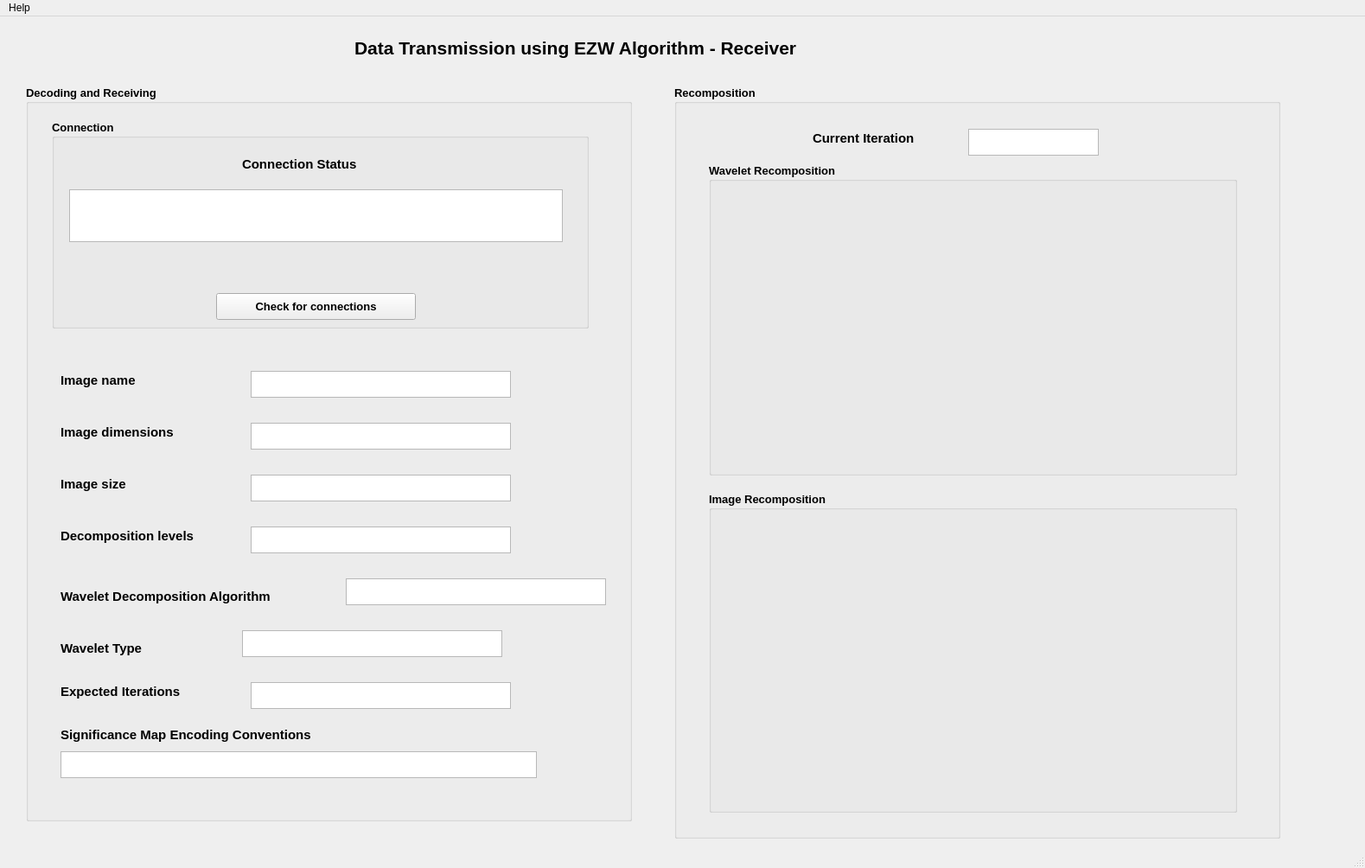
<?xml version="1.0" encoding="UTF-8"?>
<ui version="4.0">
 <class>MainWindow</class>
 <widget class="QMainWindow" name="MainWindow">
  <property name="windowModality">
   <enum>Qt::ApplicationModal</enum>
  </property>
  <property name="geometry">
   <rect>
    <x>0</x>
    <y>0</y>
    <width>1579</width>
    <height>1004</height>
   </rect>
  </property>
  <property name="windowTitle">
   <string>MainWindow</string>
  </property>
  <property name="layoutDirection">
   <enum>Qt::LeftToRight</enum>
  </property>
  <widget class="QWidget" name="centralwidget">
   <widget class="QLabel" name="title">
    <property name="geometry">
     <rect>
      <x>410</x>
      <y>20</y>
      <width>732</width>
      <height>33</height>
     </rect>
    </property>
    <property name="font">
     <font>
      <pointsize>16</pointsize>
      <weight>75</weight>
      <bold>true</bold>
     </font>
    </property>
    <property name="layoutDirection">
     <enum>Qt::LeftToRight</enum>
    </property>
    <property name="text">
     <string>Data Transmission using EZW Algorithm - Receiver</string>
    </property>
   </widget>
   <widget class="QGroupBox" name="groupBox_2">
    <property name="geometry">
     <rect>
      <x>30</x>
      <y>80</y>
      <width>701</width>
      <height>851</height>
     </rect>
    </property>
    <property name="font">
     <font>
      <pointsize>10</pointsize>
      <weight>75</weight>
      <bold>true</bold>
     </font>
    </property>
    <property name="title">
     <string>Decoding and Receiving</string>
    </property>
    <widget class="QGroupBox" name="con">
     <property name="geometry">
      <rect>
       <x>30</x>
       <y>40</y>
       <width>621</width>
       <height>241</height>
      </rect>
     </property>
     <property name="title">
      <string>Connection</string>
     </property>
     <widget class="QPushButton" name="check_connections">
      <property name="geometry">
       <rect>
        <x>190</x>
        <y>200</y>
        <width>231</width>
        <height>31</height>
       </rect>
      </property>
      <property name="font">
       <font>
        <pointsize>10</pointsize>
        <weight>75</weight>
        <bold>true</bold>
       </font>
      </property>
      <property name="text">
       <string>Check for connections</string>
      </property>
     </widget>
     <widget class="QLabel" name="select_image_label_14">
      <property name="geometry">
       <rect>
        <x>220</x>
        <y>30</y>
        <width>211</width>
        <height>41</height>
       </rect>
      </property>
      <property name="font">
       <font>
        <pointsize>11</pointsize>
        <weight>75</weight>
        <bold>true</bold>
       </font>
      </property>
      <property name="layoutDirection">
       <enum>Qt::LeftToRight</enum>
      </property>
      <property name="text">
       <string>Connection Status</string>
      </property>
     </widget>
     <widget class="QTextEdit" name="connection_status">
      <property name="geometry">
       <rect>
        <x>20</x>
        <y>80</y>
        <width>571</width>
        <height>61</height>
       </rect>
      </property>
     </widget>
    </widget>
    <widget class="QTextEdit" name="image_name">
     <property name="geometry">
      <rect>
       <x>260</x>
       <y>330</y>
       <width>301</width>
       <height>31</height>
      </rect>
     </property>
    </widget>
    <widget class="QLabel" name="select_image_label_15">
     <property name="geometry">
      <rect>
       <x>40</x>
       <y>320</y>
       <width>211</width>
       <height>41</height>
      </rect>
     </property>
     <property name="font">
      <font>
       <pointsize>11</pointsize>
       <weight>75</weight>
       <bold>true</bold>
      </font>
     </property>
     <property name="layoutDirection">
      <enum>Qt::LeftToRight</enum>
     </property>
     <property name="text">
      <string>Image name</string>
     </property>
    </widget>
    <widget class="QTextEdit" name="image_dimensions">
     <property name="geometry">
      <rect>
       <x>260</x>
       <y>390</y>
       <width>301</width>
       <height>31</height>
      </rect>
     </property>
    </widget>
    <widget class="QLabel" name="select_image_label_16">
     <property name="geometry">
      <rect>
       <x>40</x>
       <y>380</y>
       <width>211</width>
       <height>41</height>
      </rect>
     </property>
     <property name="font">
      <font>
       <pointsize>11</pointsize>
       <weight>75</weight>
       <bold>true</bold>
      </font>
     </property>
     <property name="layoutDirection">
      <enum>Qt::LeftToRight</enum>
     </property>
     <property name="text">
      <string>Image dimensions</string>
     </property>
    </widget>
    <widget class="QTextEdit" name="image_decomposition_levels">
     <property name="geometry">
      <rect>
       <x>260</x>
       <y>510</y>
       <width>301</width>
       <height>31</height>
      </rect>
     </property>
    </widget>
    <widget class="QLabel" name="select_image_label_17">
     <property name="geometry">
      <rect>
       <x>40</x>
       <y>500</y>
       <width>211</width>
       <height>41</height>
      </rect>
     </property>
     <property name="font">
      <font>
       <pointsize>11</pointsize>
       <weight>75</weight>
       <bold>true</bold>
      </font>
     </property>
     <property name="layoutDirection">
      <enum>Qt::LeftToRight</enum>
     </property>
     <property name="text">
      <string>Decomposition levels</string>
     </property>
    </widget>
    <widget class="QTextEdit" name="image_expected_iterations">
     <property name="geometry">
      <rect>
       <x>260</x>
       <y>690</y>
       <width>301</width>
       <height>31</height>
      </rect>
     </property>
    </widget>
    <widget class="QLabel" name="select_image_label_18">
     <property name="geometry">
      <rect>
       <x>40</x>
       <y>680</y>
       <width>211</width>
       <height>41</height>
      </rect>
     </property>
     <property name="font">
      <font>
       <pointsize>11</pointsize>
       <weight>75</weight>
       <bold>true</bold>
      </font>
     </property>
     <property name="layoutDirection">
      <enum>Qt::LeftToRight</enum>
     </property>
     <property name="text">
      <string>Expected Iterations</string>
     </property>
    </widget>
    <widget class="QTextEdit" name="significance_map_conventions">
     <property name="geometry">
      <rect>
       <x>40</x>
       <y>770</y>
       <width>551</width>
       <height>31</height>
      </rect>
     </property>
    </widget>
    <widget class="QLabel" name="select_image_label_19">
     <property name="geometry">
      <rect>
       <x>40</x>
       <y>730</y>
       <width>361</width>
       <height>41</height>
      </rect>
     </property>
     <property name="font">
      <font>
       <pointsize>11</pointsize>
       <weight>75</weight>
       <bold>true</bold>
      </font>
     </property>
     <property name="layoutDirection">
      <enum>Qt::LeftToRight</enum>
     </property>
     <property name="text">
      <string>Significance Map Encoding Conventions</string>
     </property>
    </widget>
    <widget class="QTextEdit" name="image_size">
     <property name="geometry">
      <rect>
       <x>260</x>
       <y>450</y>
       <width>301</width>
       <height>31</height>
      </rect>
     </property>
    </widget>
    <widget class="QLabel" name="select_image_label_20">
     <property name="geometry">
      <rect>
       <x>40</x>
       <y>440</y>
       <width>211</width>
       <height>41</height>
      </rect>
     </property>
     <property name="font">
      <font>
       <pointsize>11</pointsize>
       <weight>75</weight>
       <bold>true</bold>
      </font>
     </property>
     <property name="layoutDirection">
      <enum>Qt::LeftToRight</enum>
     </property>
     <property name="text">
      <string>Image size</string>
     </property>
    </widget>
    <widget class="QTextEdit" name="wavelet_algorithm">
     <property name="geometry">
      <rect>
       <x>370</x>
       <y>570</y>
       <width>301</width>
       <height>31</height>
      </rect>
     </property>
    </widget>
    <widget class="QLabel" name="select_image_label_28">
     <property name="geometry">
      <rect>
       <x>40</x>
       <y>570</y>
       <width>321</width>
       <height>41</height>
      </rect>
     </property>
     <property name="font">
      <font>
       <pointsize>11</pointsize>
       <weight>75</weight>
       <bold>true</bold>
      </font>
     </property>
     <property name="layoutDirection">
      <enum>Qt::LeftToRight</enum>
     </property>
     <property name="text">
      <string>Wavelet Decomposition Algorithm</string>
     </property>
    </widget>
    <widget class="QLabel" name="select_image_label_29">
     <property name="geometry">
      <rect>
       <x>40</x>
       <y>630</y>
       <width>151</width>
       <height>41</height>
      </rect>
     </property>
     <property name="font">
      <font>
       <pointsize>11</pointsize>
       <weight>75</weight>
       <bold>true</bold>
      </font>
     </property>
     <property name="layoutDirection">
      <enum>Qt::LeftToRight</enum>
     </property>
     <property name="text">
      <string>Wavelet Type</string>
     </property>
    </widget>
    <widget class="QTextEdit" name="wavelet_type">
     <property name="geometry">
      <rect>
       <x>250</x>
       <y>630</y>
       <width>301</width>
       <height>31</height>
      </rect>
     </property>
    </widget>
   </widget>
   <widget class="QGroupBox" name="grbox">
    <property name="geometry">
     <rect>
      <x>780</x>
      <y>80</y>
      <width>701</width>
      <height>871</height>
     </rect>
    </property>
    <property name="font">
     <font>
      <pointsize>10</pointsize>
      <weight>75</weight>
      <bold>true</bold>
     </font>
    </property>
    <property name="title">
     <string>Recomposition</string>
    </property>
    <widget class="QLabel" name="select_image_label_21">
     <property name="geometry">
      <rect>
       <x>160</x>
       <y>40</y>
       <width>211</width>
       <height>41</height>
      </rect>
     </property>
     <property name="font">
      <font>
       <pointsize>11</pointsize>
       <weight>75</weight>
       <bold>true</bold>
      </font>
     </property>
     <property name="layoutDirection">
      <enum>Qt::LeftToRight</enum>
     </property>
     <property name="text">
      <string>Current Iteration</string>
     </property>
    </widget>
    <widget class="QTextEdit" name="current_iteration">
     <property name="geometry">
      <rect>
       <x>340</x>
       <y>50</y>
       <width>151</width>
       <height>31</height>
      </rect>
     </property>
    </widget>
    <widget class="QGroupBox" name="groupBox">
     <property name="geometry">
      <rect>
       <x>40</x>
       <y>90</y>
       <width>611</width>
       <height>361</height>
      </rect>
     </property>
     <property name="title">
      <string>Wavelet Recomposition</string>
     </property>
     <widget class="QLabel" name="wavelet_label">
      <property name="geometry">
       <rect>
        <x>30</x>
        <y>30</y>
        <width>461</width>
        <height>301</height>
       </rect>
      </property>
      <property name="text">
       <string/>
      </property>
     </widget>
    </widget>
    <widget class="QGroupBox" name="groupBox_4">
     <property name="geometry">
      <rect>
       <x>40</x>
       <y>470</y>
       <width>611</width>
       <height>371</height>
      </rect>
     </property>
     <property name="title">
      <string>Image Recomposition</string>
     </property>
     <widget class="QLabel" name="image_label">
      <property name="geometry">
       <rect>
        <x>30</x>
        <y>30</y>
        <width>561</width>
        <height>351</height>
       </rect>
      </property>
      <property name="text">
       <string/>
      </property>
     </widget>
    </widget>
   </widget>
  </widget>
  <widget class="QMenuBar" name="menubar">
   <property name="geometry">
    <rect>
     <x>0</x>
     <y>0</y>
     <width>1579</width>
     <height>26</height>
    </rect>
   </property>
   <widget class="QMenu" name="menu_help">
    <property name="title">
     <string>Help</string>
    </property>
   </widget>
   <addaction name="menu_help"/>
  </widget>
  <widget class="QStatusBar" name="statusbar"/>
 </widget>
 <resources/>
 <connections/>
</ui>
